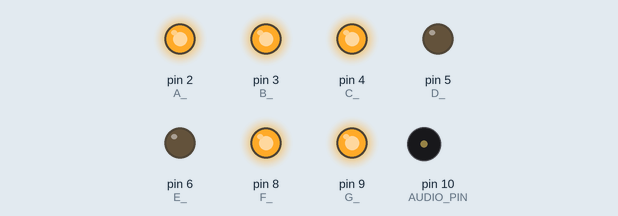
The sketch below on a simulated Arduino Uno, built with avr-gcc and run on an emulated ATmega328P. On the bench: output pins drawn as LEDs (lit = HIGH), buzzer (waves = sounding).

Above: at 0.1 s.
At 2.1 s:
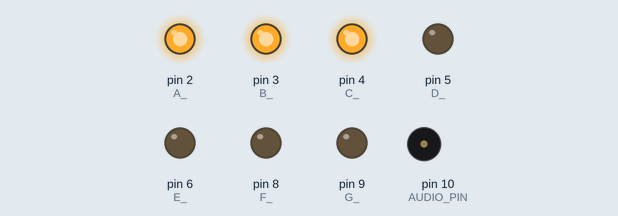
At 4.1 s:
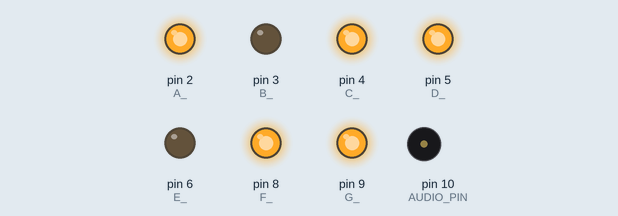
At 6.1 s:
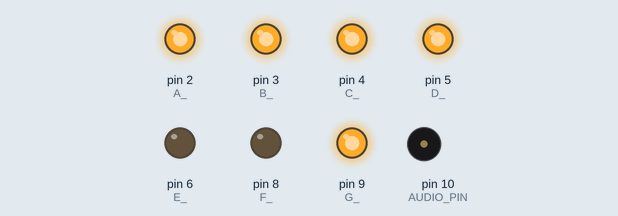
At 9.1 s:
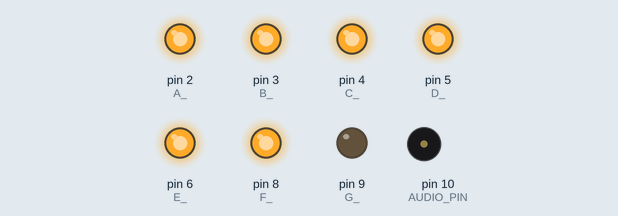
At 37.5 s:
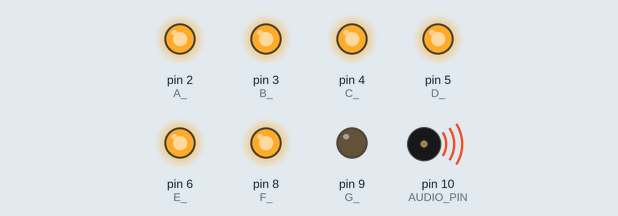
Timing chart, 0 to 40.0 s (numbered marks = the images above):
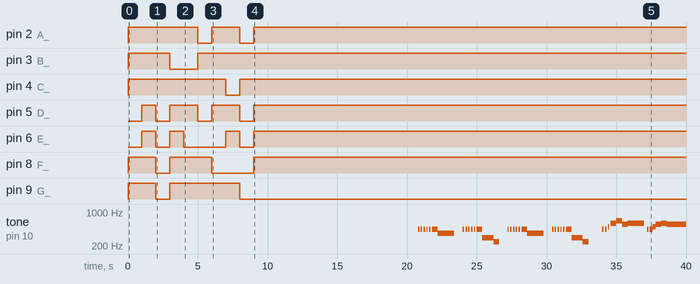

The sketch:

arduino_countdown_timer.ino
```cpp
#define C 16.35
#define CC 17.32
#define D 18.35
#define DD 19.45
#define E 20.60
#define f 21.83
#define FF 23.12
#define G 24.5
#define GG 25.96
#define A 27.5
#define AA 29.14
#define B 30.87

#define BPM 150
#define AUDIO_PIN 10

#define QUARTER (60 * 1000./BPM)
#define WHOLE (QUARTER * 4)
#define HALF (QUARTER * 2)
#define EIGTH (QUARTER / 2)
#define SIXTEENTH (QUARTER / 4)


void playNote(float n, int octave, float type) {
  tone(AUDIO_PIN, n * pow(2, octave), type);
  delay(type);
}

void playRest(float type) {
  //noTone();
  delay(type);
}

int A_ = 2;
int B_ = 3;
int C_ = 4;
int D_ = 5;
int E_ = 6;
int F_ = 8;
int G_ = 9;


void setup() {
  pinMode(AUDIO_PIN, OUTPUT);
  pinMode (9, OUTPUT);
  pinMode (8, OUTPUT);
  pinMode (6, OUTPUT);
  pinMode (5, OUTPUT);
  pinMode (4, OUTPUT);
  pinMode (3, OUTPUT);
  pinMode (2, OUTPUT);

  nine();
  delay (1000);
  eight();
   delay (1000);
  seven();
   delay (1000);
  six();
   delay (1000);
  five();
   delay (1000);
  four();
   delay (1000);
  three();
   delay (1000);
  two();
   delay (1000);
  one();
  delay (1000);
  zero();
}

void loop() {
  secrets();
  delay(2000);
}

void secrets() {
  //melody
  playRest(WHOLE * 7);
  //eight
  playRest(QUARTER);
  playRest(EIGTH);
  playNote(A,4,SIXTEENTH);
  playRest(SIXTEENTH);
  playNote(A,4,SIXTEENTH);
  playRest(SIXTEENTH);
  playNote(A,4,SIXTEENTH);
  playRest(SIXTEENTH);
  playNote(A,4,SIXTEENTH);
  playRest(SIXTEENTH);
  playNote(A,4,SIXTEENTH);
  playRest(SIXTEENTH);
  //nine
  playNote(A,4,QUARTER);
  playNote(FF,4,HALF + QUARTER);
  //ten
  playRest(QUARTER + EIGTH);
  playNote(A,4,SIXTEENTH);
  playRest(SIXTEENTH);
  playNote(A,4,SIXTEENTH);
  playRest(SIXTEENTH);
  playNote(A,4,SIXTEENTH);
  playRest(SIXTEENTH);
  playNote(A,4,SIXTEENTH);
  playRest(SIXTEENTH);
  playNote(A,4,SIXTEENTH);
  playRest(SIXTEENTH);
  //eleven
  playNote(A,4,QUARTER);
  playNote(D,4,HALF);
  playNote(B,3,QUARTER);
  //twelve
  playRest(QUARTER + EIGTH);
  playNote(A,4,SIXTEENTH);
  playRest(SIXTEENTH);
  playNote(A,4,SIXTEENTH);
  playRest(SIXTEENTH);
  playNote(A,4,SIXTEENTH);
  playRest(SIXTEENTH);
  playNote(A,4,SIXTEENTH);
  playRest(SIXTEENTH);
  playNote(A,4,SIXTEENTH);
  playRest(SIXTEENTH);
  //thirteen
  playNote(A,4,QUARTER);
  playNote(FF,4,HALF + QUARTER);
  //fourteen
  playRest(QUARTER + EIGTH);
  playNote(A,4,SIXTEENTH);
  playRest(SIXTEENTH);
  playNote(A,4,SIXTEENTH);
  playRest(SIXTEENTH);
  playNote(A,4,SIXTEENTH);
  playRest(SIXTEENTH);
  playNote(A,4,SIXTEENTH);
  playRest(SIXTEENTH);
  playNote(A,4,SIXTEENTH);
  playRest(SIXTEENTH);
  //fifteen
  playNote(A,4,QUARTER);
  playNote(D,4,HALF);
  playNote(B,3,QUARTER);
  //sixteen
  playRest(HALF + EIGTH);
  playNote(A,4,SIXTEENTH);
  playRest(SIXTEENTH);
  playNote(A,4,SIXTEENTH);
  playRest(SIXTEENTH);
  playNote(B,4,SIXTEENTH);
  playRest(SIXTEENTH);
  //seventeen
  playNote(D,5,QUARTER);
  playNote(E,5,QUARTER);
  playNote(CC,5,QUARTER);
  playNote(D,5,QUARTER + HALF);
  playRest(EIGTH);
  playNote(A,4,SIXTEENTH);
  playRest(SIXTEENTH);
  playNote(A,4,EIGTH);
  playNote(B,4,EIGTH);
  //nineteen
  playNote(CC,5,QUARTER);
  playNote(D,5,QUARTER);
  playNote(CC,5,QUARTER);
  playNote(CC,5,QUARTER + HALF);
  playRest(EIGTH);
  playNote(B,4,SIXTEENTH);
  playNote(B,4,EIGTH);
  //twentyone
  playNote(D,5,QUARTER);
  playNote(B,4,EIGTH);
  playRest(EIGTH);
  playNote(B,4,EIGTH);
  playRest(EIGTH);
  playNote(B,4,EIGTH);
  playRest(EIGTH);
  //twentytwo
  playNote(B,4,QUARTER + EIGTH);
  playRest(EIGTH);
  playNote(B,4,SIXTEENTH);
  playRest(SIXTEENTH);
  playNote(B,4,SIXTEENTH);
  playRest(SIXTEENTH);
  playNote(B,4,SIXTEENTH);
  playRest(SIXTEENTH);
  playNote(CC,5,QUARTER);
  playNote(D,5,QUARTER);
  playNote(B,4,EIGTH);
  playRest(EIGTH);
  playNote(B,4,EIGTH);
  playNote(CC,5,EIGTH);
  playNote(B,4,EIGTH);
  playNote(CC,5,EIGTH);
  //twentyfour
  playNote(D,5,QUARTER);
  playNote(B,4,QUARTER);
  playNote(D,5,EIGTH);
  playNote(E,5,EIGTH);
  playNote(D,5,EIGTH);
  playNote(E,5,EIGTH);
  //twentyfive
  playNote(FF,5,QUARTER);
  playNote(A,5,QUARTER);
  playNote(D,5,HALF + QUARTER);
  playRest(QUARTER);
  playNote(D,5,SIXTEENTH);
  playRest(SIXTEENTH);
  playNote(D,5,SIXTEENTH);
  playRest(SIXTEENTH);
  playNote(D,5,EIGTH);
  playNote(E,5,EIGTH);
  //twentyseven


}


void zero () {
  digitalWrite(A_, HIGH);
  digitalWrite(B_, HIGH);
  digitalWrite(C_, HIGH);
  digitalWrite(D_, HIGH);
  digitalWrite(E_, HIGH);
  digitalWrite(F_, HIGH);
  digitalWrite(G_, LOW);
}
void one() {
  digitalWrite(A_, LOW);
  digitalWrite(B_, HIGH);
  digitalWrite(C_, HIGH);
  digitalWrite(D_, LOW);
  digitalWrite(E_, LOW);
  digitalWrite(F_, LOW);
  digitalWrite(G_, LOW);
}
void two() {
  digitalWrite(A_, HIGH);
  digitalWrite(B_, HIGH);
  digitalWrite(C_, LOW);
  digitalWrite(D_, HIGH);
  digitalWrite(E_, HIGH);
  digitalWrite(F_, LOW);
  digitalWrite(G_, HIGH);
}
void three() {
  digitalWrite(A_, HIGH);
  digitalWrite(B_, HIGH);
  digitalWrite(C_, HIGH);
  digitalWrite(D_, HIGH);
  digitalWrite(E_, LOW);
  digitalWrite(F_, LOW);
  digitalWrite(G_, HIGH);
}
void four() {
  digitalWrite(A_, LOW);
  digitalWrite(B_, HIGH);
  digitalWrite(C_, HIGH);
  digitalWrite(D_, LOW);
  digitalWrite(E_, LOW);
  digitalWrite(F_, HIGH);
  digitalWrite(G_, HIGH);
}
void five() {
  digitalWrite(A_, HIGH);
  digitalWrite(B_, LOW);
  digitalWrite(C_, HIGH);
  digitalWrite(D_, HIGH);
  digitalWrite(E_, LOW);
  digitalWrite(F_, HIGH);
  digitalWrite(G_, HIGH);
}
void six() {
  digitalWrite(A_, HIGH);
  digitalWrite(B_, LOW);
  digitalWrite(C_, HIGH);
  digitalWrite(D_, HIGH);
  digitalWrite(E_, HIGH);
  digitalWrite(F_, HIGH);
  digitalWrite(G_, HIGH);
}
void seven() {
  digitalWrite(A_, HIGH);
  digitalWrite(B_, HIGH);
  digitalWrite(C_, HIGH);
  digitalWrite(D_, LOW);
  digitalWrite(E_, LOW);
  digitalWrite(F_, LOW);
  digitalWrite(G_, LOW);
}
void eight() {
  digitalWrite(A_, HIGH);
  digitalWrite(B_, HIGH);
  digitalWrite(C_, HIGH);
  digitalWrite(D_, HIGH);
  digitalWrite(E_, HIGH);
  digitalWrite(F_, HIGH);
  digitalWrite(G_, HIGH);
}
void nine() {
  digitalWrite(A_, HIGH);
  digitalWrite(B_, HIGH);
  digitalWrite(C_, HIGH);
  digitalWrite(D_, LOW);
  digitalWrite(E_, LOW);
  digitalWrite(F_, HIGH);
  digitalWrite(G_, HIGH);
}
```

Measured:
- by itself, tone on pin 10 (AUDIO_PIN): plays 440 Hz for 0.10 s, 440 Hz for 0.10 s, 440 Hz for 0.10 s, 440 Hz for 0.10 s, 440 Hz for 0.10 s, 440 Hz for 0.40 s … (43 notes in this stretch)
